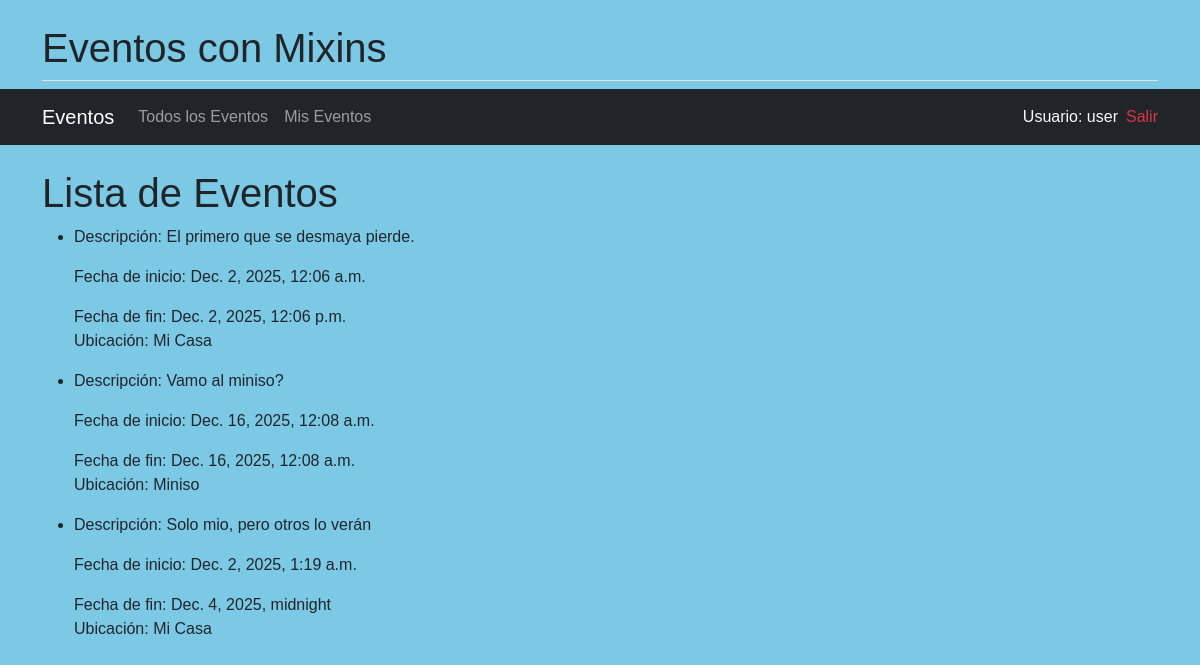
The app's page / (signed in) with its own data.
### app_eventos/models.py (models this page shows, shortened)
class Evento(models.Model):
    nombre = models.CharField(max_length=200)
    descripcion = models.TextField()
    fecha_inicio = models.DateTimeField()
    fecha_fin = models.DateTimeField()
    ubicacion = models.CharField(max_length=300)
    autor = models.ForeignKey(User, on_delete=models.CASCADE, null=True)

### app_eventos/views.py (the view)
# urls.py: path('', ListaEventos.as_view(), name='lista_eventos'),
class ListaEventos(ListView):
    model = Evento
    template_name = "app_eventos/lista_eventos.html"
    context_object_name = "eventos"

### app_eventos/templates/app_eventos/lista_eventos.html (shortened to what this page needs)
{% extends "base.html" %}
{%block content %}
    <h1>Lista de Eventos</h1>
    {% if eventos %}
    <ul>
        {% for evento in eventos %}
            <li>
                <p>Descripción: {{ evento.descripcion }}</p>
                <p>Fecha de inicio: {{ evento.fecha_inicio }}</p>
                <o> Fecha de fin: {{ evento.fecha_fin}}</o>
                <p>Ubicación: {{ evento.ubicacion }}</p>
            </li>
        {% empty %}
            <li>No hay eventos disponibles.</li>
        {% endfor %}
    </ul>
    {% else %}
    <p>No hay eventos disponibles.</p>
{% endif %}
{% endblock %}

### app_eventos/templates/base.html (shortened to what this page needs)
<!DOCTYPE html>
<html lang="es">
<head>
    <link
        href="https://cdn.jsdelivr.net/npm/bootstrap@5.3.2/dist/css/bootstrap.min.css"
        rel="stylesheet">
</head>
<body>
    <div class="container mt-4">
        <h1 class="pb-2 border-bottom">
            Eventos con Mixins
        </h1>
    </div>
    <nav class="navbar navbar-expand-lg navbar-dark bg-dark mb-4">
        <div class="container">
            <a class="navbar-brand" href="{% url 'lista_eventos' %}">
                Eventos
            </a>
            <div class="collapse navbar-collapse" id="navbarNav">
                <ul class="navbar-nav me-auto">
                    <li class="nav-item">
                        <a class="nav-link" href="{% url 'lista_eventos' %}">
                            Todos los Eventos
                        </a>
                    </li>
                    <li class="nav-item">
                        <a class="nav-link" href="{% url 'mis_eventos' %}">
                            Mis Eventos
                        </a>
                    </li>
                </ul>
                <ul class="navbar-nav">
                    {% if user.is_authenticated %}
                        <li class="nav-item">
                            <span class="nav-link text-light">Usuario: {{ user.username }}</span>
                        </li>
                <li class="nav-item d-flex align-items-center">
                    <form method="POST" action="{% url 'logout' %}" class="m-0 p-0">
                        <button
                            type="submit"
                            class="btn btn-link nav-link text-danger p-0"
                            style="display: inline; margin: 0; padding-top: 0; padding-bottom: 0;">
                            Salir
                        </button>
                    </form>
                </li>
                    {% else %}
                        <li class="nav-item">
                            <a class="nav-link text-info" href="{% url 'login' %}">
                                Login
                            </a>
                        </li>
                    {% endif %}
                </ul>
            </div>
        </div>
    </nav>
    <div class="container">
        {% block content %}
        {% endblock %}
    </div>
</body>
</html>

### app_eventos/templates/base.html (style rules this page uses)
body { font-family: Arial, sans-serif; background-color: rgb(124, 201, 229); padding-bottom: 30px; }

### records on screen
Evento: descripcion "El primero que se desmaya pierde.", fecha_inicio "Dec. 2, 2025, 12:06 a.m.", fecha_fin "Dec. 2, 2025, 12:06 p.m.", ubicacion "Mi Casa"
Evento: descripcion "Vamo al miniso?", fecha_inicio "Dec. 16, 2025, 12:08 a.m.", fecha_fin "Dec. 16, 2025, 12:08 a.m.", ubicacion "Miniso"
Evento: descripcion "Solo mio, pero otros lo verán", fecha_inicio "Dec. 2, 2025, 1:19 a.m.", fecha_fin "Dec. 4, 2025, midnight", ubicacion "Mi Casa"

### other values on screen
{{ user.username }} "user"
